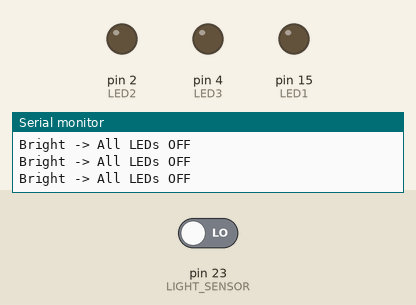
Simulated run of this sketch. Board: Arduino Mega 2560, built with avr-gcc and run on an emulated ATmega2560. Parts: output pins drawn as LEDs (lit = HIGH), the last lines printed to the serial monitor. Inputs (shaded band) come from the test bench; at power-on: pin 23 (LIGHT_SENSOR) LOW.

Above: at 1.2 s.
1.3 s: pin 23 (LIGHT_SENSOR) driven HIGH
At 1.9 s:
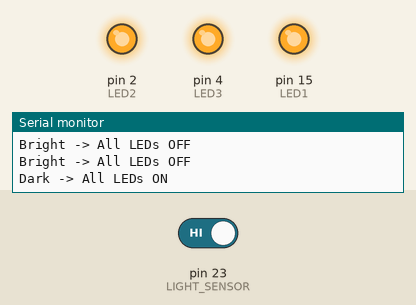
Timing chart, 0 to 4.3 s (numbered marks = the images above; inputs shaded):
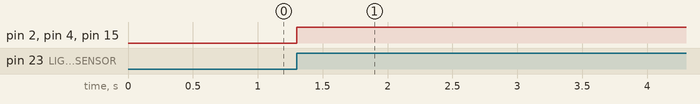

Measured:
- after the input at 1.3 s, pin 2 (LED2), pin 4 (LED3), pin 15 (LED1): LOW → HIGH at once

The sketch:

03_nightLED.ino
```cpp
// 三顆LED自動小夜燈

const int LIGHT_SENSOR = 23;

const int LED1 = 15;   // D15(A1)
const int LED2 = 2;    // D2
const int LED3 = 4;    // D4

void setup()
{
    pinMode(LIGHT_SENSOR, INPUT);

    pinMode(LED1, OUTPUT);
    pinMode(LED2, OUTPUT);
    pinMode(LED3, OUTPUT);

    Serial.begin(115200);

    Serial.println("Auto Night Light System Start");
}

void loop()
{
    int lightState = digitalRead(LIGHT_SENSOR);

    if (lightState == HIGH)
    {
        // 有感測時發光
        digitalWrite(LED1, HIGH);
        digitalWrite(LED2, HIGH);
        digitalWrite(LED3, HIGH);

        Serial.println("Dark -> All LEDs ON");
        delay(10000);
    }
    else
    {
        // 無感測時熄滅
        digitalWrite(LED1, LOW);
        digitalWrite(LED2, LOW);
        digitalWrite(LED3, LOW);

        Serial.println("Bright -> All LEDs OFF");
    }


}
```
